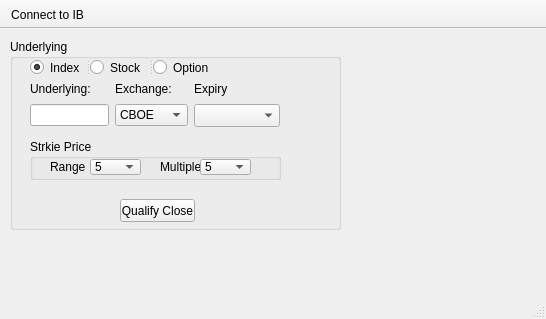
<?xml version="1.0" encoding="UTF-8"?>
<ui version="4.0">
 <class>MainWindow</class>
 <widget class="QMainWindow" name="MainWindow">
  <property name="geometry">
   <rect>
    <x>0</x>
    <y>0</y>
    <width>546</width>
    <height>319</height>
   </rect>
  </property>
  <property name="windowTitle">
   <string>IB Options</string>
  </property>
  <property name="windowIcon">
   <iconset>
    <normaloff>P:/local-packages/localUtilities/icons/ib.png</normaloff>P:/local-packages/localUtilities/icons/ib.png</iconset>
  </property>
  <widget class="QWidget" name="centralwidget">
   <widget class="QGroupBox" name="groupBox_2">
    <property name="geometry">
     <rect>
      <x>10</x>
      <y>10</y>
      <width>331</width>
      <height>191</height>
     </rect>
    </property>
    <property name="title">
     <string>Underlying</string>
    </property>
    <widget class="QPushButton" name="updateQualifyClose">
     <property name="geometry">
      <rect>
       <x>110</x>
       <y>160</y>
       <width>75</width>
       <height>23</height>
      </rect>
     </property>
     <property name="text">
      <string>Qualify Close</string>
     </property>
    </widget>
    <widget class="QSplitter" name="splitter">
     <property name="geometry">
      <rect>
       <x>20</x>
       <y>20</y>
       <width>185</width>
       <height>17</height>
      </rect>
     </property>
     <property name="orientation">
      <enum>Qt::Horizontal</enum>
     </property>
     <widget class="QRadioButton" name="radioButton_Index">
      <property name="text">
       <string>Index</string>
      </property>
      <property name="checked">
       <bool>true</bool>
      </property>
     </widget>
     <widget class="QRadioButton" name="radioButton_Stock">
      <property name="text">
       <string>Stock </string>
      </property>
     </widget>
     <widget class="QRadioButton" name="radioButton_Option">
      <property name="text">
       <string>Option</string>
      </property>
     </widget>
    </widget>
    <widget class="QWidget" name="layoutWidget">
     <property name="geometry">
      <rect>
       <x>20</x>
       <y>40</y>
       <width>250</width>
       <height>48</height>
      </rect>
     </property>
     <layout class="QGridLayout" name="gridLayout">
      <item row="0" column="0">
       <widget class="QLabel" name="label_8">
        <property name="text">
         <string>Underlying:</string>
        </property>
        <property name="alignment">
         <set>Qt::AlignLeading|Qt::AlignLeft|Qt::AlignVCenter</set>
        </property>
       </widget>
      </item>
      <item row="0" column="1">
       <widget class="QLabel" name="labelExchange">
        <property name="whatsThis">
         <string/>
        </property>
        <property name="text">
         <string>Exchange:</string>
        </property>
       </widget>
      </item>
      <item row="0" column="2">
       <widget class="QLabel" name="label">
        <property name="text">
         <string>Expiry</string>
        </property>
       </widget>
      </item>
      <item row="1" column="0">
       <widget class="QLineEdit" name="underlyingText"/>
      </item>
      <item row="1" column="1">
       <widget class="QComboBox" name="comboBoxExchange">
        <property name="toolTip">
         <string extracomment="ISLAND for NASDAQ"/>
        </property>
        <item>
         <property name="text">
          <string>CBOE</string>
         </property>
        </item>
        <item>
         <property name="text">
          <string>SMART</string>
         </property>
        </item>
        <item>
         <property name="text">
          <string>ISLAND</string>
         </property>
        </item>
        <item>
         <property name="text">
          <string>NYSE</string>
         </property>
        </item>
        <item>
         <property name="text">
          <string>AMEX</string>
         </property>
        </item>
        <item>
         <property name="text">
          <string>IDEAL</string>
         </property>
        </item>
        <item>
         <property name="text">
          <string>PHLX</string>
         </property>
        </item>
       </widget>
      </item>
      <item row="1" column="2">
       <widget class="QComboBox" name="comboBox_Expiry">
        <property name="font">
         <font>
          <family>Courier</family>
          <pointsize>10</pointsize>
         </font>
        </property>
       </widget>
      </item>
     </layout>
    </widget>
    <widget class="QGroupBox" name="groupBox_StrikePrice">
     <property name="geometry">
      <rect>
       <x>20</x>
       <y>100</y>
       <width>251</width>
       <height>41</height>
      </rect>
     </property>
     <property name="title">
      <string>Strkie Price</string>
     </property>
     <widget class="QLabel" name="label_4">
      <property name="geometry">
       <rect>
        <x>20</x>
        <y>20</y>
        <width>41</width>
        <height>16</height>
       </rect>
      </property>
      <property name="text">
       <string>Range</string>
      </property>
     </widget>
     <widget class="QLabel" name="label_3">
      <property name="geometry">
       <rect>
        <x>130</x>
        <y>20</y>
        <width>41</width>
        <height>16</height>
       </rect>
      </property>
      <property name="text">
       <string>Multiple</string>
      </property>
     </widget>
     <widget class="QComboBox" name="comboBox">
      <property name="geometry">
       <rect>
        <x>60</x>
        <y>20</y>
        <width>51</width>
        <height>16</height>
       </rect>
      </property>
      <item>
       <property name="text">
        <string>5</string>
       </property>
      </item>
      <item>
       <property name="text">
        <string>10</string>
       </property>
      </item>
      <item>
       <property name="text">
        <string>15</string>
       </property>
      </item>
      <item>
       <property name="text">
        <string>20</string>
       </property>
      </item>
      <item>
       <property name="text">
        <string>25</string>
       </property>
      </item>
      <item>
       <property name="text">
        <string>30</string>
       </property>
      </item>
      <item>
       <property name="text">
        <string>35</string>
       </property>
      </item>
      <item>
       <property name="text">
        <string>40</string>
       </property>
      </item>
      <item>
       <property name="text">
        <string>45</string>
       </property>
      </item>
      <item>
       <property name="text">
        <string>50</string>
       </property>
      </item>
     </widget>
     <widget class="QComboBox" name="comboBox_2">
      <property name="geometry">
       <rect>
        <x>170</x>
        <y>20</y>
        <width>51</width>
        <height>16</height>
       </rect>
      </property>
      <item>
       <property name="text">
        <string>5</string>
       </property>
      </item>
      <item>
       <property name="text">
        <string>10</string>
       </property>
      </item>
      <item>
       <property name="text">
        <string>15</string>
       </property>
      </item>
      <item>
       <property name="text">
        <string>20</string>
       </property>
      </item>
     </widget>
    </widget>
   </widget>
  </widget>
  <widget class="QStatusBar" name="statusbar"/>
  <widget class="QToolBar" name="actionIBToolbar">
   <property name="windowTitle">
    <string>toolBar_2</string>
   </property>
   <property name="movable">
    <bool>false</bool>
   </property>
   <property name="floatable">
    <bool>false</bool>
   </property>
   <attribute name="toolBarArea">
    <enum>TopToolBarArea</enum>
   </attribute>
   <attribute name="toolBarBreak">
    <bool>false</bool>
   </attribute>
   <addaction name="connectToIB"/>
  </widget>
  <action name="connectToIB">
   <property name="checkable">
    <bool>true</bool>
   </property>
   <property name="icon">
    <iconset>
     <normaloff>P:/local-packages/localUtilities/icons/ConnectNo.ico</normaloff>
     <normalon>P:/local-packages/localUtilities/icons/ConnectEstablished.ico</normalon>
     <activeon>P:/local-packages/localUtilities/icons/ConnectCreating.ico</activeon>P:/local-packages/localUtilities/icons/ConnectNo.ico</iconset>
   </property>
   <property name="text">
    <string>Connect to IB </string>
   </property>
   <property name="toolTip">
    <string>Connect to IB api</string>
   </property>
  </action>
  <action name="actiontestIB">
   <property name="icon">
    <iconset>
     <normaloff>P:/local-packages/localUtilities/icons/py_pic.png</normaloff>P:/local-packages/localUtilities/icons/py_pic.png</iconset>
   </property>
   <property name="text">
    <string>test</string>
   </property>
   <property name="toolTip">
    <string>Bark</string>
   </property>
  </action>
  <action name="actiontestCheckableIB">
   <property name="checkable">
    <bool>true</bool>
   </property>
   <property name="checked">
    <bool>true</bool>
   </property>
   <property name="icon">
    <iconset>
     <normaloff>P:/local-packages/localUtilities/icons/about.gif</normaloff>P:/local-packages/localUtilities/icons/about.gif</iconset>
   </property>
   <property name="text">
    <string>testCheckable</string>
   </property>
   <property name="toolTip">
    <string>Meow</string>
   </property>
  </action>
 </widget>
 <resources/>
 <connections/>
</ui>
